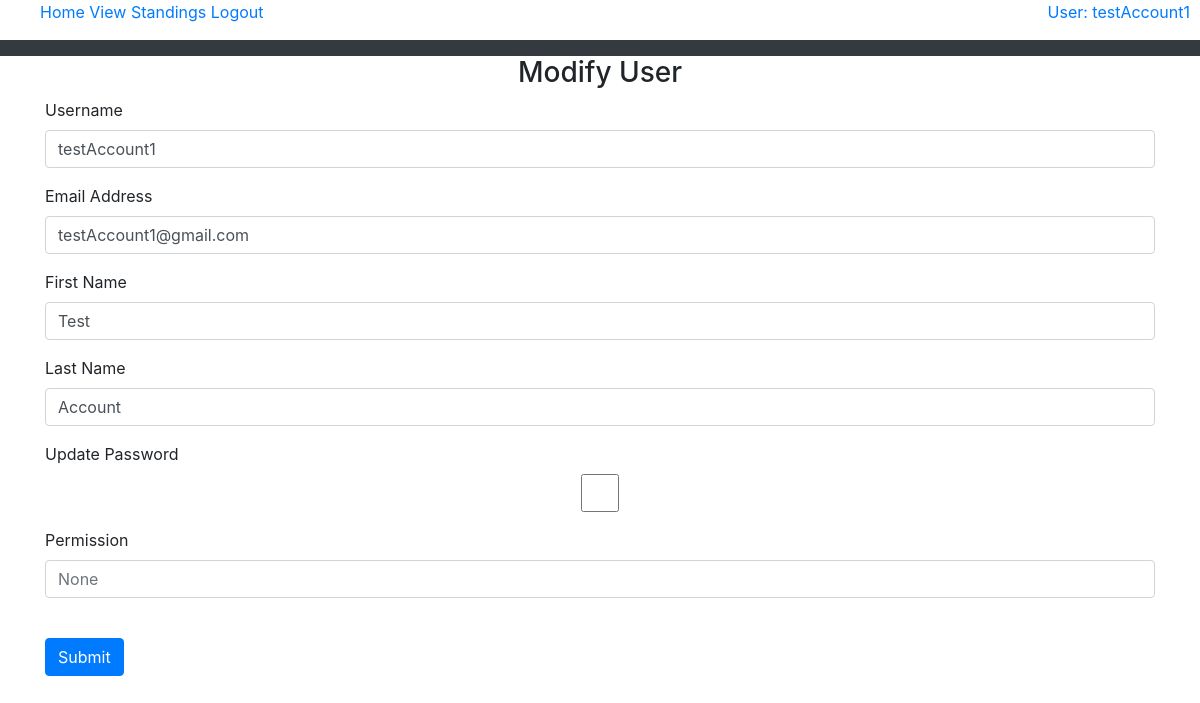
/modifyUser/testAccount1 (signed in), run on an earlier commit of the app's database.
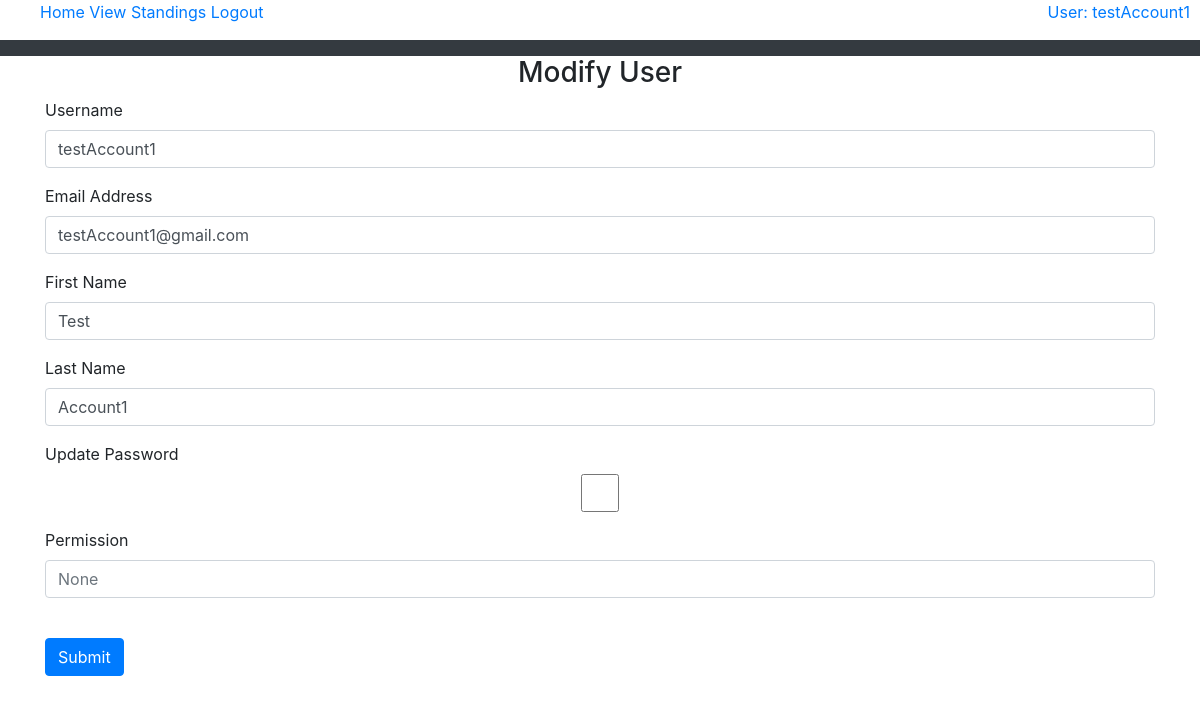
And on a later commit of the database.
### tables this page shows
CREATE TABLE "users" (
	"username"	varchar(30) NOT NULL,
	"password"	char(60) NOT NULL,
	"firstName"	varchar(50) NOT NULL,
	"lastName"	varchar(50) NOT NULL,
	"emailAddress"	varchar(255) NOT NULL, permission TEXT,
	PRIMARY KEY("username")
);

### application.py (the view)
@app.route("/modifyUser/<username>")
def modifyUser(username):
    if ("permission" in session) and (session["permission"] == "admin"):
        db.connect()
        user = db.getUserInfo(username)
        return render_template("modifyUser.html", userToModify=user, username=getUserInfo(),
                               permission=getUserPermission(), teamInPool=userTeam())
    elif "username" in session:
        if session["username"] == username:
            db.connect()
            user = db.getUserInfo(session["username"])
            return render_template("modifyUser.html", userToModify=user, username=getUserInfo(),
                                   permission=getUserPermission(), teamInPool=userTeam())
    return redirect(url_for('index'))

### application.py (called while the page is built)
def userTeam():
    while (True):
        try:
            db.connect()
            username = None
            teamInPool = False
            if "username" in session:
                username = session["username"]
                if (db.checkForUserInPool(username)):
                    teamInPool = True
            return teamInPool
        except sqlite3.ProgrammingError:
            db.close()

def getUserInfo():
    username = None
    if "username" in session:
        username = session["username"]
    return username

def getUserPermission():
    permission = None
    if "permission" in session:
        permission = session["permission"]
    return permission

### db.py (called while the page is built, shortened)
def connect():
    global conn

def checkForUserInPool(username):
    sql = '''Select * from poolTeams
                        where username = ?'''
    try:
        with closing(conn.cursor()) as c:
            c.execute(sql, (username,))
            results = c.fetchone()
            if (results):
                return True
            else:
                return False
    except sqlite3.OperationalError as e:
        print("Error: Database could not be read. Program closing")
        print(e)

### templates/modifyUser.html (shortened to what this page needs)
{% extends "base.html" %}
  {% block title %}Sign Up{% endblock %} {% block content %}
    <form method="POST">
      <h3 align="center">Modify User</h3>
      <div class="form-group">
        <label for="username">Username</label>
        <input
          type="text"
          class="form-control"
          id="username"
          name="username"
          value="{{userToModify.username}}"
        />
      </div>
      <div class="form-group">
        <label for="email">Email Address</label>
        <input
          type="email"
          class="form-control"
          id="email"
          name="email"
          value="{{userToModify.emailAddress}}"
        />
      </div>
      <div class="form-group">
        <label for="firstName">First Name</label>
        <input
          type="text"
          class="form-control"
          id="firstName"
          name="firstName"
          value="{{userToModify.firstName}}"
        />
      </div>
      <div class="form-group">
        <label for="lastName">Last Name</label>
        <input
          type="text"
          class="form-control"
          id="lastName"
          name="lastName"
          value="{{userToModify.lastName}}"
        />
      </div>
      <div class="form-group">
        <label for="updatePassword">Update Password</label>
        <input
          type="checkbox"
          class="form-control"
          id="updatePassword"
          name="updatePassword"
        />
      </div>
        <div class="form-group">
        <label for="permission">Permission</label>
        <input
          type="text"
          class="form-control"
          id="permission"
          name="permission"
          placeholder="{{userToModify.permission}}"
        />
      </div>
      <br />
      <button type="submit" class="btn btn-primary">Submit</button>
    </form>
{% endblock %}

What changed in the data, as far as the page shows it:
changed users "testAccount1": lastName "Account" → "Account1"
